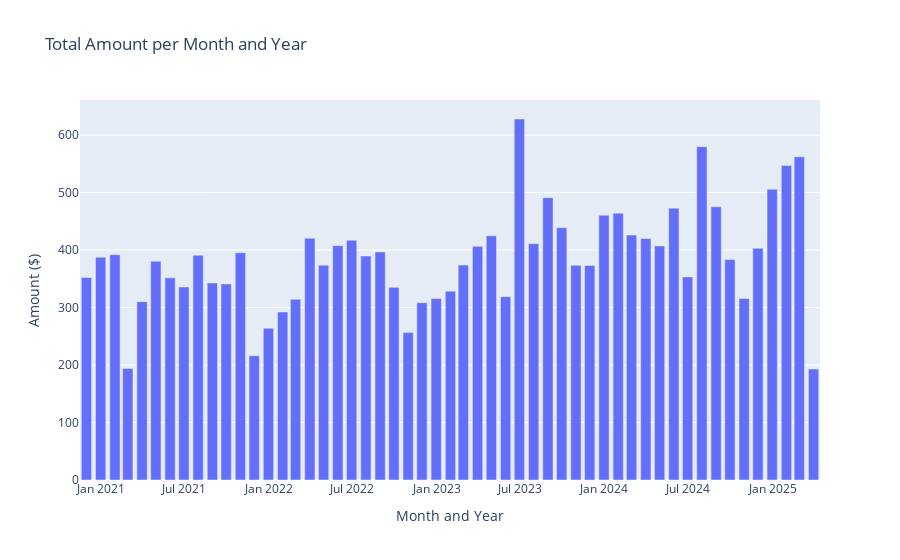

Here is the notebook cell this chart was saved with:
### Code cell
# plot
fig = px.bar(
    monthly_amount,
    x="Date",
    y="Amount",
    title="Total Amount per Month and Year",
    labels={"Date": "Month and Year", "Amount": "Amount ($)"},
)

# format y-axis to show currency
fig.update_traces(hovertemplate="Month and Year: %{x}<br>Amount: $%{y:.2f}")

fig.show()

### Figure 1 — Plotly figure (JSON) as saved in the notebook; plotly's stock layout.template omitted (floating-point values rounded to 4 significant figures)
{"data": [{"alignmentgroup": "True", "hovertemplate": "Month and Year: %{x}<br>Amount: $%{y:.2f}", "legendgroup": "", "marker": {"color": "#636efa", "pattern": {"shape": ""}}, "name": "", "offsetgroup": "", "orientation": "v", "showlegend": false, "textposition": "auto", "type": "bar", "x": ["2020-11-30T00:00:00", "2020-12-31T00:00:00", "2021-01-31T00:00:00", "2021-02-28T00:00:00", "2021-03-31T00:00:00", "2021-04-30T00:00:00", "2021-05-31T00:00:00", "2021-06-30T00:00:00", "2021-07-31T00:00:00", "2021-08-31T00:00:00", "2021-09-30T00:00:00", "2021-10-31T00:00:00", "2021-11-30T00:00:00", "2021-12-31T00:00:00", "2022-01-31T00:00:00", "2022-02-28T00:00:00", "2022-03-31T00:00:00", "2022-04-30T00:00:00", "2022-05-31T00:00:00", "2022-06-30T00:00:00", "2022-07-31T00:00:00", "2022-08-31T00:00:00", "2022-09-30T00:00:00", "2022-10-31T00:00:00", "2022-11-30T00:00:00", "2022-12-31T00:00:00", "2023-01-31T00:00:00", "2023-02-28T00:00:00", "2023-03-31T00:00:00", "2023-04-30T00:00:00", "2023-05-31T00:00:00", "2023-06-30T00:00:00", "2023-07-31T00:00:00", "2023-08-31T00:00:00", "2023-09-30T00:00:00", "2023-10-31T00:00:00", "2023-11-30T00:00:00", "2023-12-31T00:00:00", "2024-01-31T00:00:00", "2024-02-29T00:00:00", "2024-03-31T00:00:00", "2024-04-30T00:00:00", "2024-05-31T00:00:00", "2024-06-30T00:00:00", "2024-07-31T00:00:00", "2024-08-31T00:00:00", "2024-09-30T00:00:00", "2024-10-31T00:00:00", "2024-11-30T00:00:00", "2024-12-31T00:00:00", "2025-01-31T00:00:00", "2025-02-28T00:00:00", "2025-03-31T00:00:00"], "xaxis": "x", "y": [352.3, 387.5, 392, 194, 310.2, 380.5, 351.7, 335.9, 390.9, 342.8, 341.2, 395.4, 216.2, 264.0, 292.2, 314.3, 420.7, 373.7, 407.7, 417.0, 389.7, 396.8, 335.2, 256.5, 308.5, 315.6, 328.5, 373.9, 406.6, 424.8, 318.9, 628.1, 411.2, 491.2, 439.1, 373.5, 373.3, 460.8, 464.3, 426.2, 420.2, 407.3, 472.9, 353.2, 579.9, 475.4, 383.7, 315.9, 403.1, 505.8, 547.2, 562.4, 193.0], "yaxis": "y"}], "layout": {"barmode": "relative", "legend": {"tracegroupgap": 0}, "title": {"text": "Total Amount per Month and Year"}, "xaxis": {"anchor": "y", "domain": [0, 1], "title": {"text": "Month and Year"}}, "yaxis": {"anchor": "x", "domain": [0, 1], "title": {"text": "Amount ($)"}}}}
